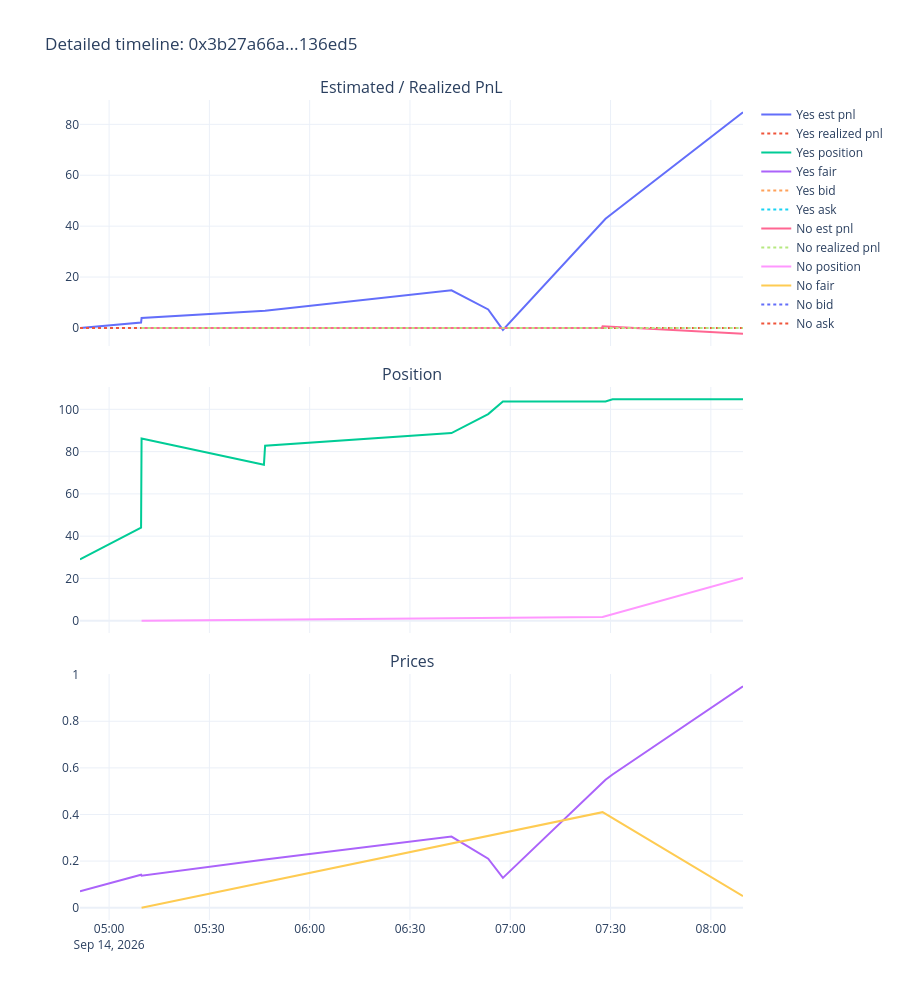

The notebook cell this image was saved under:
### Code cell
timeline = events[events['row_type'] == 'stats'][['dt', 'token_id', 'outcome', 'position_after', 'realized_pnl', 'est_pnl', 'best_bid', 'best_ask', 'fair_price', 'vwap5m', 'vwap15m', 'vwap1h']].copy()
timeline = timeline.sort_values(['dt', 'token_id']).reset_index(drop=True)

fig = make_subplots(rows=3, cols=1, shared_xaxes=True, vertical_spacing=0.05,
                     subplot_titles=('Estimated / Realized PnL', 'Position', 'Prices'))

for token_id, grp in timeline.groupby('token_id', sort=False):
    label = grp['outcome'].iloc[0]
    fig.add_trace(go.Scatter(x=grp['dt'], y=grp['est_pnl'], name=f'{label} est pnl', mode='lines'), row=1, col=1)
    fig.add_trace(go.Scatter(x=grp['dt'], y=grp['realized_pnl'], name=f'{label} realized pnl', mode='lines', line=dict(dash='dot')), row=1, col=1)
    fig.add_trace(go.Scatter(x=grp['dt'], y=grp['position_after'], name=f'{label} position', mode='lines'), row=2, col=1)
    fig.add_trace(go.Scatter(x=grp['dt'], y=grp['fair_price'], name=f'{label} fair', mode='lines'), row=3, col=1)
    fig.add_trace(go.Scatter(x=grp['dt'], y=grp['best_bid'], name=f'{label} bid', mode='lines', line=dict(dash='dot')), row=3, col=1)
    fig.add_trace(go.Scatter(x=grp['dt'], y=grp['best_ask'], name=f'{label} ask', mode='lines', line=dict(dash='dot')), row=3, col=1)

fig.update_layout(height=1000, template='plotly_white', title=f'Detailed timeline: {best_cid[:10]}...{best_cid[-6:]}')
fig.show()

### Figure 1 — Plotly figure (JSON) as saved in the notebook; plotly's stock layout.template omitted (floating-point values rounded to 4 significant figures)
{"data": [{"mode": "lines", "name": "Yes est pnl", "type": "scatter", "x": ["2026-09-14T04:51:18", "2026-09-14T05:09:34", "2026-09-14T05:09:43", "2026-09-14T05:46:19", "2026-09-14T05:46:40", "2026-09-14T06:42:25", "2026-09-14T06:53:24", "2026-09-14T06:57:48", "2026-09-14T07:28:30", "2026-09-14T07:30:36", "2026-09-14T08:09:37"], "xaxis": "x", "y": [-2.9e-16, 2.106, 3.898, 6.813, 6.788, 14.79, 7.279, -0.77, 42.9, 45.07, 84.72], "yaxis": "y"}, {"line": {"dash": "dot"}, "mode": "lines", "name": "Yes realized pnl", "type": "scatter", "x": ["2026-09-14T04:51:18", "2026-09-14T05:09:34", "2026-09-14T05:09:43", "2026-09-14T05:46:19", "2026-09-14T05:46:40", "2026-09-14T06:42:25", "2026-09-14T06:53:24", "2026-09-14T06:57:48", "2026-09-14T07:28:30", "2026-09-14T07:30:36", "2026-09-14T08:09:37"], "xaxis": "x", "y": [0.0, 0.0, 0.0, 0.0, 0.0, 0.0, 0.0, 0.0, 0.0, 0.0, 0.0], "yaxis": "y"}, {"mode": "lines", "name": "Yes position", "type": "scatter", "x": ["2026-09-14T04:51:18", "2026-09-14T05:09:34", "2026-09-14T05:09:43", "2026-09-14T05:46:19", "2026-09-14T05:46:40", "2026-09-14T06:42:25", "2026-09-14T06:53:24", "2026-09-14T06:57:48", "2026-09-14T07:28:30", "2026-09-14T07:30:36", "2026-09-14T08:09:37"], "xaxis": "x2", "y": [29.0, 44.0, 86.25, 73.75, 82.75, 88.75, 97.75, 103.8, 103.8, 104.8, 104.8], "yaxis": "y2"}, {"mode": "lines", "name": "Yes fair", "type": "scatter", "x": ["2026-09-14T04:51:18", "2026-09-14T05:09:34", "2026-09-14T05:09:43", "2026-09-14T05:46:19", "2026-09-14T05:46:40", "2026-09-14T06:42:25", "2026-09-14T06:53:24", "2026-09-14T06:57:48", "2026-09-14T07:28:30", "2026-09-14T07:30:36", "2026-09-14T08:09:37"], "xaxis": "x3", "y": [0.07, 0.1417, 0.1373, 0.2072, 0.2072, 0.305, 0.2102, 0.128, 0.5489, 0.5715, 0.95], "yaxis": "y3"}, {"line": {"dash": "dot"}, "mode": "lines", "name": "Yes bid", "type": "scatter", "x": ["2026-09-14T04:51:18", "2026-09-14T05:09:34", "2026-09-14T05:09:43", "2026-09-14T05:46:19", "2026-09-14T05:46:40", "2026-09-14T06:42:25", "2026-09-14T06:53:24", "2026-09-14T06:57:48", "2026-09-14T07:28:30", "2026-09-14T07:30:36", "2026-09-14T08:09:37"], "xaxis": "x3", "y": [NaN, NaN, NaN, NaN, NaN, NaN, NaN, NaN, NaN, NaN, NaN], "yaxis": "y3"}, {"line": {"dash": "dot"}, "mode": "lines", "name": "Yes ask", "type": "scatter", "x": ["2026-09-14T04:51:18", "2026-09-14T05:09:34", "2026-09-14T05:09:43", "2026-09-14T05:46:19", "2026-09-14T05:46:40", "2026-09-14T06:42:25", "2026-09-14T06:53:24", "2026-09-14T06:57:48", "2026-09-14T07:28:30", "2026-09-14T07:30:36", "2026-09-14T08:09:37"], "xaxis": "x3", "y": [NaN, NaN, NaN, NaN, NaN, NaN, NaN, NaN, NaN, NaN, NaN], "yaxis": "y3"}, {"mode": "lines", "name": "No est pnl", "type": "scatter", "x": ["2026-09-14T05:09:43", "2026-09-14T07:27:27", "2026-09-14T07:27:37", "2026-09-14T08:09:37"], "xaxis": "x", "y": [0.0, 0.0, 0.6273, -2.257], "yaxis": "y"}, {"line": {"dash": "dot"}, "mode": "lines", "name": "No realized pnl", "type": "scatter", "x": ["2026-09-14T05:09:43", "2026-09-14T07:27:27", "2026-09-14T07:27:37", "2026-09-14T08:09:37"], "xaxis": "x", "y": [0.0, 0.0, 0.0, 0.0], "yaxis": "y"}, {"mode": "lines", "name": "No position", "type": "scatter", "x": ["2026-09-14T05:09:43", "2026-09-14T07:27:27", "2026-09-14T07:27:37", "2026-09-14T08:09:37"], "xaxis": "x2", "y": [0.0, 1.53, 1.73, 20.27], "yaxis": "y2"}, {"mode": "lines", "name": "No fair", "type": "scatter", "x": ["2026-09-14T05:09:43", "2026-09-14T07:27:27", "2026-09-14T07:27:37", "2026-09-14T08:09:37"], "xaxis": "x3", "y": [0.0, 0.41, 0.41, 0.05], "yaxis": "y3"}, {"line": {"dash": "dot"}, "mode": "lines", "name": "No bid", "type": "scatter", "x": ["2026-09-14T05:09:43", "2026-09-14T07:27:27", "2026-09-14T07:27:37", "2026-09-14T08:09:37"], "xaxis": "x3", "y": [NaN, NaN, NaN, NaN], "yaxis": "y3"}, {"line": {"dash": "dot"}, "mode": "lines", "name": "No ask", "type": "scatter", "x": ["2026-09-14T05:09:43", "2026-09-14T07:27:27", "2026-09-14T07:27:37", "2026-09-14T08:09:37"], "xaxis": "x3", "y": [NaN, NaN, NaN, NaN], "yaxis": "y3"}], "layout": {"annotations": [{"font": {"size": 16}, "showarrow": false, "text": "Estimated / Realized PnL", "x": 0.5, "xanchor": "center", "xref": "paper", "y": 1, "yanchor": "bottom", "yref": "paper"}, {"font": {"size": 16}, "showarrow": false, "text": "Position", "x": 0.5, "xanchor": "center", "xref": "paper", "y": 0.65, "yanchor": "bottom", "yref": "paper"}, {"font": {"size": 16}, "showarrow": false, "text": "Prices", "x": 0.5, "xanchor": "center", "xref": "paper", "y": 0.3, "yanchor": "bottom", "yref": "paper"}], "height": 1000, "title": {"text": "Detailed timeline: 0x3b27a66a...136ed5"}, "xaxis": {"anchor": "y", "domain": [0, 1], "matches": "x3", "showticklabels": false}, "xaxis2": {"anchor": "y2", "domain": [0, 1], "matches": "x3", "showticklabels": false}, "xaxis3": {"anchor": "y3", "domain": [0, 1]}, "yaxis": {"anchor": "x", "domain": [0.7, 1]}, "yaxis2": {"anchor": "x2", "domain": [0.35, 0.65]}, "yaxis3": {"anchor": "x3", "domain": [0, 0.3]}}}
